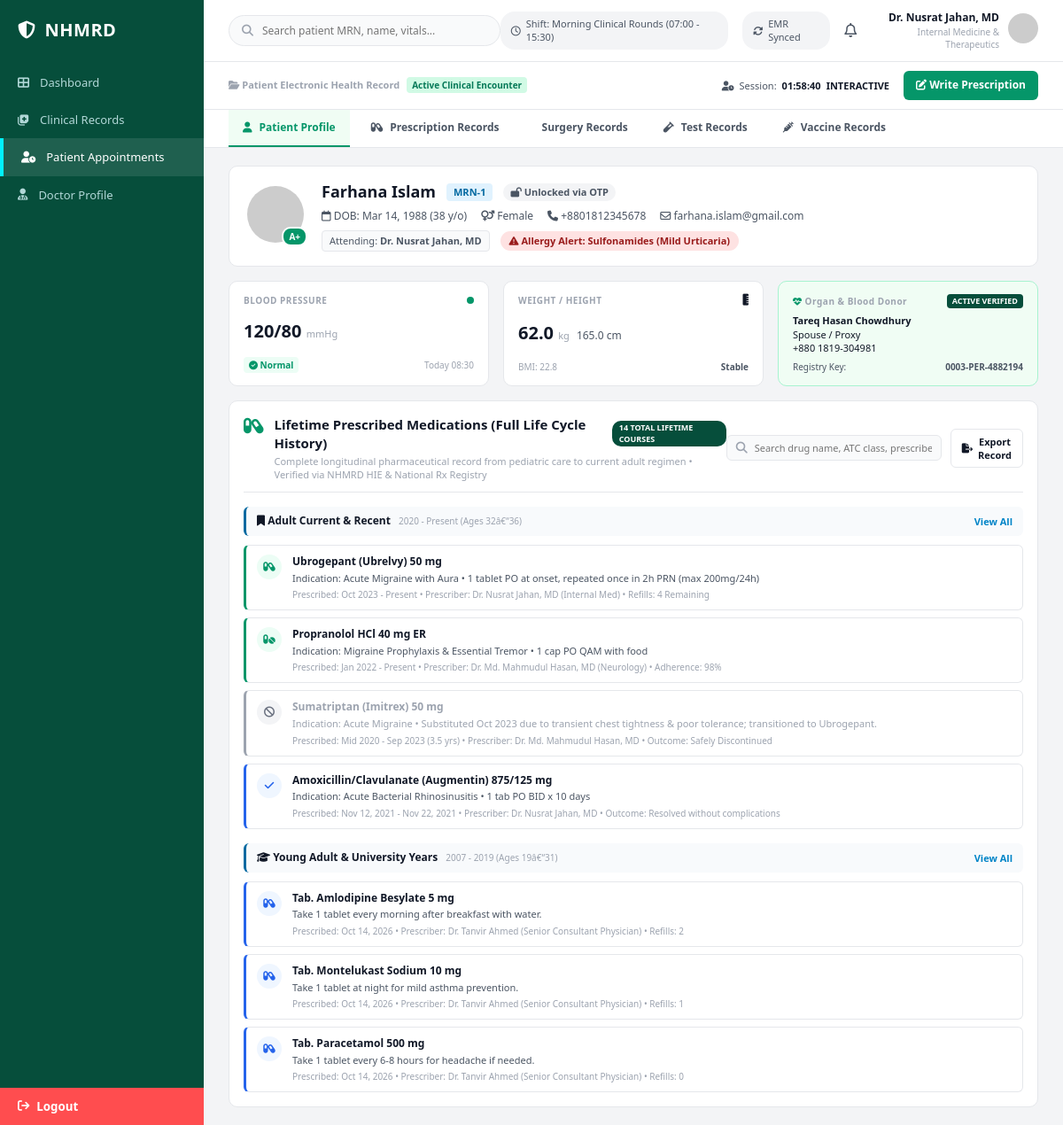
The page /public_html/pages/doctor-panel/patient-medical-profile.php on the database its author committed.
### tables this page shows
CREATE TABLE patients (
  patient_id                BIGINT AUTO_INCREMENT PRIMARY KEY,
  user_id                   BIGINT NULL UNIQUE,                
  full_name                 VARCHAR(150) NOT NULL,
  nid                       VARCHAR(30)  UNIQUE,               
  crvs_token                VARCHAR(50)  UNIQUE,               
  dob                       DATE NOT NULL,
  gender                    ENUM('male','female','intersex_other') NOT NULL,
  blood_group               ENUM('A+','A-','B+','B-','AB+','AB-','O+','O-') NULL,
  health_card_no            VARCHAR(50) UNIQUE,                
  birth_hospital_id         BIGINT NULL,
  registering_hospital_id   BIGINT NULL,                       
  phone                     VARCHAR(30),
  alt_phone                 VARCHAR(30),
  email                     VARCHAR(150),
  address                   VARCHAR(500),
  province                  VARCHAR(150),
  postal_code               VARCHAR(20),
  emergency_contact_name    VARCHAR(150),
  emergency_contact_relation VARCHAR(100),
  emergency_contact_phone   VARCHAR(30),
  height_cm                 DECIMAL(5,1),
  weight_kg                 DECIMAL(5,1),
  blood_pressure            VARCHAR(20),                       
  bmi                       DECIMAL(4,1),
  vitals_last_synced_at     DATETIME NULL,
  nid_verification_status   ENUM('unverified','biometric_verified','crvs_certified') DEFAULT 'unverified',
  smart_health_id_issued    TINYINT(1) DEFAULT 0,
  status                    ENUM('active','inactive','deceased') DEFAULT 'active',
  registered_by_executive_id BIGINT NULL,
  created_at                DATETIME NOT NULL DEFAULT CURRENT_TIMESTAMP,
  updated_at                DATETIME NOT NULL DEFAULT CURRENT_TIMESTAMP ON UPDATE CURRENT_TIMESTAMP,
  CONSTRAINT fk_patient_user FOREIGN KEY (user_id) REFERENCES users(user_id) ON DELETE SET NULL,
  CONSTRAINT fk_patient_birth_hosp FOREIGN KEY (birth_hospital_id) REFERENCES hospitals(hospital_id),
  CONSTRAINT fk_patient_reg_hosp FOREIGN KEY (registering_hospital_id) REFERENCES hospitals(hospital_id),
  CONSTRAINT fk_patient_executive FOREIGN KEY (registered_by_executive_id) REFERENCES medical_executives(executive_id),
  KEY idx_patient_blood (blood_group),
  KEY idx_patient_status (status)
);

CREATE TABLE prescription_medications (
  id                 BIGINT AUTO_INCREMENT PRIMARY KEY,
  prescription_id    BIGINT NOT NULL,
  medication_name    VARCHAR(255) NOT NULL,                  
  dose_strength      VARCHAR(100),
  route_frequency    VARCHAR(150),                           
  dispense_quantity  VARCHAR(100),
  refills            TINYINT DEFAULT 0,
  sig_instructions   VARCHAR(500),
  CONSTRAINT fk_rxmed_prescription FOREIGN KEY (prescription_id) REFERENCES prescriptions(prescription_id) ON DELETE CASCADE
);

CREATE TABLE prescriptions (
  prescription_id     BIGINT AUTO_INCREMENT PRIMARY KEY,
  patient_id           BIGINT NOT NULL,
  doctor_id            BIGINT NOT NULL,
  appointment_id       BIGINT NULL,
  title                VARCHAR(255) NOT NULL,                
  chief_complaint      TEXT,
  symptoms             TEXT,                                  
  current_condition    TEXT,
  referred_surgeon_id  BIGINT NULL,
  referred_facility    VARCHAR(255),
  doctors_statement    TEXT,
  next_visit_date      DATE NULL,
  visit_type           ENUM('in_person','telehealth') DEFAULT 'in_person',
  status               ENUM('active','completed','ongoing','cancelled') DEFAULT 'active',
  is_long_term         TINYINT(1) DEFAULT 0,                  
  created_at           DATETIME NOT NULL DEFAULT CURRENT_TIMESTAMP,
  CONSTRAINT fk_rx_patient FOREIGN KEY (patient_id) REFERENCES patients(patient_id) ON DELETE CASCADE,
  CONSTRAINT fk_rx_doctor FOREIGN KEY (doctor_id) REFERENCES doctors(doctor_id),
  CONSTRAINT fk_rx_appointment FOREIGN KEY (appointment_id) REFERENCES appointments(appointment_id),
  CONSTRAINT fk_rx_referred_surgeon FOREIGN KEY (referred_surgeon_id) REFERENCES doctors(doctor_id),
  KEY idx_rx_status (status)
);

CREATE TABLE doctors (
  doctor_id                 BIGINT AUTO_INCREMENT PRIMARY KEY,
  user_id                   BIGINT NOT NULL UNIQUE,
  full_name                 VARCHAR(150) NOT NULL,
  doctor_type               ENUM('physician','surgeon','intern') NOT NULL DEFAULT 'physician',
  bmdc_registration_no      VARCHAR(50)  UNIQUE,              
  nid                       VARCHAR(30)  UNIQUE,
  dob                       DATE,
  gender                    ENUM('male','female','other'),
  primary_specialty_id      INT NULL,
  qualifications            VARCHAR(255),                     
  graduating_institution    VARCHAR(255),
  affiliated_university     VARCHAR(255),
  final_exam_session        VARCHAR(100),                     
  mbbs_roll_number          VARCHAR(50),
  student_bmdc_id           VARCHAR(50),
  license_issue_date        DATE,
  license_expiry_date       DATE,
  practicing_scope          VARCHAR(150),                     
  authorizing_registrar     VARCHAR(150),
  hospital_id               BIGINT NULL,                      
  designation               VARCHAR(150),                     
  years_experience          SMALLINT DEFAULT 0,
  shift_schedule            VARCHAR(150),                     
  duty_status               ENUM('on_duty','off_duty','leave') DEFAULT 'off_duty',
  leave_return_date         DATE NULL,
  phone                     VARCHAR(30),
  email                     VARCHAR(150),
  photo_url                 VARCHAR(500),
  biometric_verified        TINYINT(1) DEFAULT 0,
  verification_status       ENUM('pending','verified','flagged') DEFAULT 'pending',
  status                    ENUM('active','inactive') DEFAULT 'active',
  created_at                DATETIME NOT NULL DEFAULT CURRENT_TIMESTAMP,
  updated_at                DATETIME NOT NULL DEFAULT CURRENT_TIMESTAMP ON UPDATE CURRENT_TIMESTAMP,
  CONSTRAINT fk_doctor_user FOREIGN KEY (user_id) REFERENCES users(user_id) ON DELETE CASCADE,
  CONSTRAINT fk_doctor_specialty FOREIGN KEY (primary_specialty_id) REFERENCES specialties(specialty_id),
  CONSTRAINT fk_doctor_hospital FOREIGN KEY (hospital_id) REFERENCES hospitals(hospital_id),
  KEY idx_doctor_type (doctor_type)
);

### public_html/pages/doctor-panel/patient-medical-profile.php (the view, shortened to what the rows shown need)
<?php
require_once __DIR__ . '/../../api/db.php';
$patient_id = isset($_GET['patient_id']) ? (int)$_GET['patient_id'] : 1;
$stmt = $pdo->prepare("SELECT * FROM patients WHERE patient_id = ?");
$stmt->execute([$patient_id]);
$patient = $stmt->fetch();
$dob = new DateTime($patient['dob']);
$now = new DateTime();
$age = $now->diff($dob)->y;
$stmtMed = $pdo->prepare("
    SELECT pm.*, p.created_at, d.full_name as doctor_name, d.designation
    FROM prescription_medications pm
    JOIN prescriptions p ON pm.prescription_id = p.prescription_id
    JOIN doctors d ON p.doctor_id = d.doctor_id
    WHERE p.patient_id = ?
    ORDER BY p.created_at DESC
");
$stmtMed->execute([$patient_id]);
$medications = $stmtMed->fetchAll();
$photo_url = $patient['photo_url'] ?? 'https://i.pravatar.cc/120?img=32';
?>
<!DOCTYPE html>
<html lang="en">
<head>
  <link rel="stylesheet" href="../../assets/css/doctor-panel/patient-medical-profile.css">
  <link rel="stylesheet" href="../../assets/css/default-structure.css">
  <link rel="stylesheet" href="../../assets/css/doctor-panel/features/doctor-header.css">
  <link rel="stylesheet" href="../../assets/css/doctor-panel/features/doctor-subheader.css">
  <link rel="stylesheet" href="https://cdnjs.cloudflare.com/ajax/libs/font-awesome/6.4.0/css/all.min.css">
</head>
<body>
  <div class="app-container">
    <div class="main-wrapper">
      <main class="content-body">
        <div class="patient-card">
          <div class="patient-main-info">
            <div class="patient-avatar-wrap">
              <img src="<?= htmlspecialchars($photo_url) ?>" alt="<?= htmlspecialchars($patient['full_name']) ?>">
              <span class="blood-badge"><?= htmlspecialchars($patient['blood_group'] ?? 'A+') ?></span>
            </div>
            <div class="patient-details">
              <div class="patient-name-row">
                <h2><?= htmlspecialchars($patient['full_name']) ?></h2>
                <span class="mrn-code">MRN-<?= $patient_id ?></span>
                <span class="otp-badge"><i class="fa-solid fa-lock-open"></i> Unlocked via OTP</span>
              </div>
              <div class="patient-meta-grid">
                <span><i class="fa-regular fa-calendar"></i> DOB: <?= htmlspecialchars(date('M d, Y', strtotime($patient['dob']))) ?> (<?= $age ?> y/o)</span>
                <span><i class="fa-solid fa-venus-mars"></i> <?= htmlspecialchars(ucfirst($patient['gender'])) ?></span>
                <span><i class="fa-solid fa-phone"></i> <?= htmlspecialchars($patient['phone'] ?? '+880 1712-304829') ?></span>
                <span><i class="fa-regular fa-envelope"></i> <?= htmlspecialchars($patient['email'] ?? 'patient@nhmrd.gov.bd') ?></span>
              </div>
            </div>
          </div>
        </div>
        <div class="vitals-grid">
          <div class="vital-card">
            <div class="vital-body">
              <span class="vital-value"><?= htmlspecialchars($patient['blood_pressure'] ?? '118/76') ?> <small>mmHg</small></span>
            </div>
          </div>
          <div class="vital-card">
            <div class="vital-body">
              <span class="vital-value"><?= htmlspecialchars($patient['weight_kg'] ?? '64.2') ?> <small>kg</small></span>
              <span class="vital-subtext"><?= htmlspecialchars($patient['height_cm'] ?? '168') ?> cm</span>
            </div>
            <div class="vital-footer">
              <span class="vital-note">BMI: <?= htmlspecialchars($patient['bmi'] ?? '22.7') ?></span>
              <span class="vital-change">Stable</span>
            </div>
          </div>
        </div>
        <div class="medications-section">
          <div class="timeline-group">
            <div class="med-cards-list">
              <?php if (empty($medications)): ?>
                  <p>No medications found in the EHR registry.</p>
              <?php else: ?>
                  <?php foreach($medications as $med): ?>
                  <div class="med-item <?= strpos(strtolower($med['medication_name']), 'allergy') !== false ? 'red-border red-bg-card' : 'blue-border' ?>">
                    <div class="med-icon <?= strpos(strtolower($med['medication_name']), 'allergy') !== false ? 'red-bg' : 'blue-bg' ?>">
                        <i class="fa-solid <?= strpos(strtolower($med['medication_name']), 'allergy') !== false ? 'fa-triangle-exclamation' : 'fa-capsules' ?>"></i>
                    </div>
                    <div class="med-info">
                      <div class="med-title <?= strpos(strtolower($med['medication_name']), 'allergy') !== false ? 'red-text' : '' ?>">
                          <?= htmlspecialchars($med['medication_name'] . ' ' . $med['dose_strength']) ?>
                      </div>
                      <div class="med-details">
                          <?= htmlspecialchars($med['sig_instructions'] ?? $med['route_frequency']) ?>
                      </div>
                      <div class="med-meta">
                          Prescribed: <?= htmlspecialchars(date('M d, Y', strtotime($med['created_at']))) ?>
                          &bull; Prescriber: <?= htmlspecialchars($med['doctor_name']) ?> (<?= htmlspecialchars($med['designation']) ?>)
                          &bull; Refills: <?= htmlspecialchars($med['refills'] ?? '0') ?>
                      </div>
                    </div>
                  </div>
                  <?php endforeach; ?>
              <?php endif; ?>
            </div>
          </div>
        </div>
      </main>
    </div>
  </div>
</body>
</html>

### rows shown on the page
patients: blood_group "A+", full_name "Farhana Islam", dob "Mar 14, 1988", gender "Female", phone "+8801812345678", email "farhana.islam@gmail.com", blood_pressure "120/80", weight_kg "62.0", height_cm "165.0", bmi "22.8"
prescription_medications: medication_name+dose_strength "Tab. Amlodipine Besylate 5 mg", sig_instructions "Take 1 tablet every morning after breakfast with water.", prescription.created_at "Oct 14, 2026", doctors.full_name "Dr. Tanvir Ahmed", doctors.designation "Senior Consultant Physician", refills "2"
prescription_medications: medication_name+dose_strength "Tab. Montelukast Sodium 10 mg", sig_instructions "Take 1 tablet at night for mild asthma prevention.", prescription.created_at "Oct 14, 2026", doctors.full_name "Dr. Tanvir Ahmed", doctors.designation "Senior Consultant Physician", refills "1"
prescription_medications: medication_name+dose_strength "Tab. Paracetamol 500 mg", sig_instructions "Take 1 tablet every 6-8 hours for headache if needed.", prescription.created_at "Oct 14, 2026", doctors.full_name "Dr. Tanvir Ahmed", doctors.designation "Senior Consultant Physician", refills "0"

### other values the page prints
$patient_id "1"
